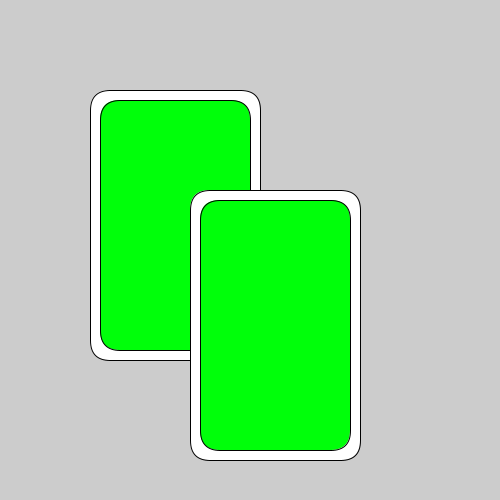
Frame 1 (no input)
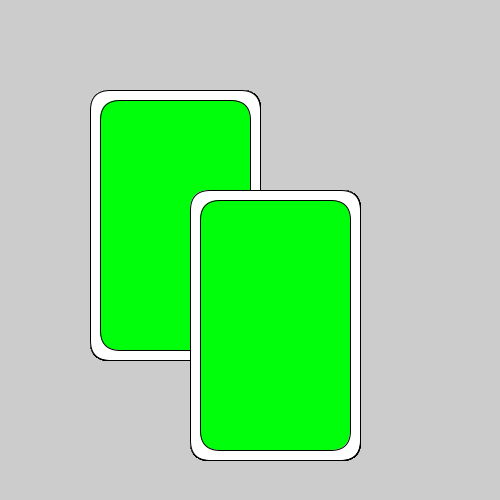
Frame 60 (the mouse pressed at the canvas centre just before this capture)
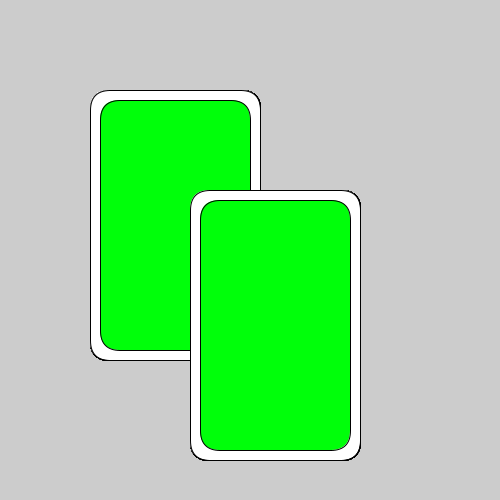
Frame 120 (the mouse held since frame 60 and released just before this capture)

The Processing sketch that drew these frames (run headless with seeded random() and noise(); from frame 60 on, the mouse is pressed at the canvas centre):

// Processing sketch: week02_2
// ── week02_2.pde
void setup()
{
  size(500,500);
}
int w = 20;
void draw()
{
  drawcard(100,100);
  drawcard(200,200);
}
void drawcard(int x,int y )
{
  fill(255);
  rect(x-w/2,y-w/2,150+w,250+w,20);
  fill(#00FF0A);
  rect(x,y,150,250,20);
}
